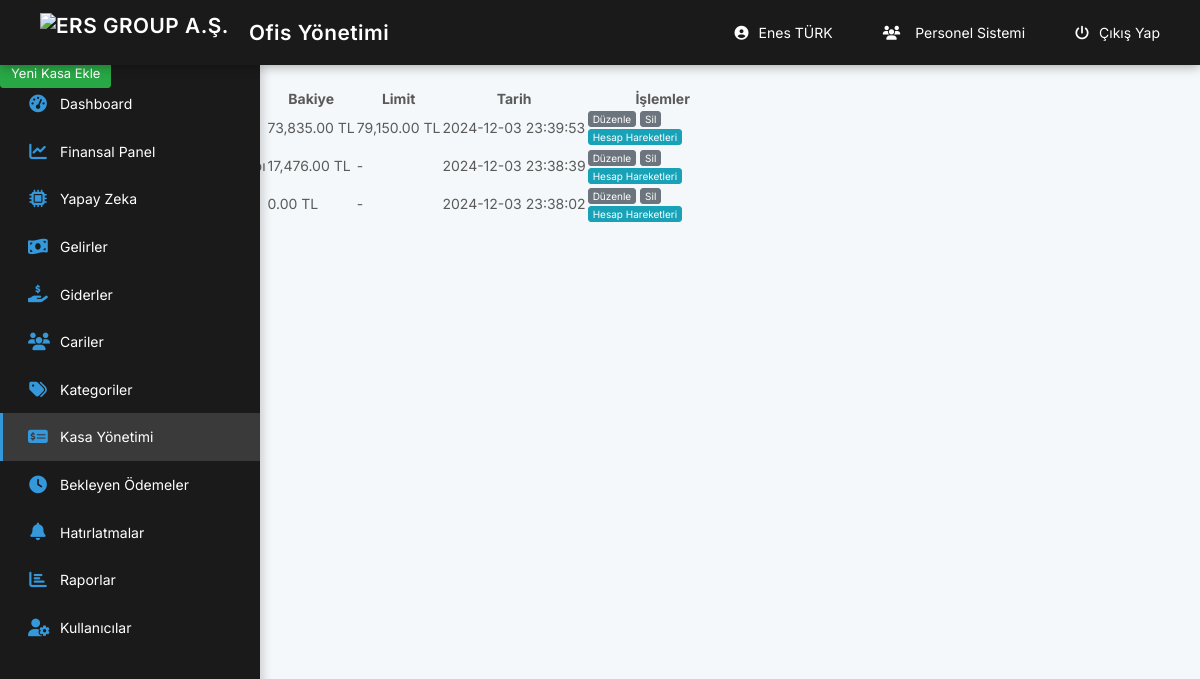
Screenshot of /muhasebe/safes.php (signed in) with the database file from the repository.
### tables this page shows
CREATE TABLE `users` (
  `id` int(11) NOT NULL,
  `fullname` text NOT NULL,
  `phone` text NOT NULL,
  `email` text NOT NULL,
  `password` text NOT NULL,
  `uniqid` text NOT NULL,
  `status` tinyint(1) NOT NULL
);

CREATE TABLE `safes` (
  `id` int(11) NOT NULL,
  `u_id` int(11) NOT NULL,
  `title` varchar(255) NOT NULL,
  `type` varchar(20) NOT NULL,
  `balance` decimal(10,2) DEFAULT 0.00,
  `credit_limit` decimal(10,2) DEFAULT 0.00,
  `description` text DEFAULT NULL,
  `status` tinyint(1) DEFAULT 1,
  `created_at` datetime DEFAULT current_timestamp(),
  `statement_day` int(11) DEFAULT NULL,
  `due_day` int(11) DEFAULT NULL,
  `bank_name` varchar(255) DEFAULT NULL
);

### muhasebe/_class/class.php (called while the page is built, shortened)
<?php
class PIA {
	static $pdo = null;
	static $charset = 'UTF8';
	static $last_stmt = null;
	public static function instance(){
		return
		self::$pdo == null ?
		self::init() :
		self::$pdo;
	}
	public static function init(){
		self::$pdo = new PDO(
			'mysql:host=' . MYSQL_HOST .';dbname=' . MYSQL_DB,
			MYSQL_USER,
			MYSQL_PASS
		);
		self::$pdo->exec('SET NAMES `' . self::$charset . '`');
		self::$pdo->setAttribute(PDO::ATTR_DEFAULT_FETCH_MODE, PDO::FETCH_OBJ);
		return self::$pdo;
	}
	public static function query($query, $bindings = null){
		if(is_null($bindings)){
			if(!self::$last_stmt = self::instance()->query($query))
			return false;
		}else{
			self::$last_stmt = self::prepare($query);
			if(!self::$last_stmt->execute($bindings))
			return false;
		}
		return self::$last_stmt;
	}
	public static function get_row($query, $bindings = null){
		if(!$stmt = self::query($query, $bindings))
		return false;
		return $stmt->fetch();
	}
	public static function control($theValue, $theType, $strip_tags=false) {
		$theValue = addslashes(trim($theValue)) ;
		switch ($theType) {
			case "text":
				$theValue = ($theValue != "") ? "'" . $theValue . "'" : "NULL";
			break;
		}
		return $theValue;
	}
}
$pia = New PIA;
?>

### muhasebe/_class/config.php (called while the page is built, shortened)
<?php
require('class.php');
if(isset($_COOKIE['admin_id'])){
	$uniqid =  $pia->control($_COOKIE['admin_id'],'text');
	$admin = $pia->get_row("SELECT * FROM users WHERE uniqid=$uniqid");
}
?>

### muhasebe/safes.php (the view, shortened to what this page needs)
<?php require('_class/config.php'); require('session.php'); ?>
<!DOCTYPE html>
<html>
<head>
    <?php require('_inc/head.php'); ?>
</head>
<body>
    <?php require('_inc/header.php'); ?>
    <section class="content">
        <div class="title">
            <div class="left">
                <h1>Kasalar</h1>
                <ul class="breadcrumb">
                    <li><a href="main.php">Anasayfa</a></li>
                    <li><a href="safes.php">Kasalar</a></li>
                </ul>
            </div>
            <div class="right">
                <a href="safes.php?add" class="btn-success btn-sm">Yeni Kasa Ekle</a>
            </div>
        </div>
        <table class="table">
            <thead>
                <tr>
                    <th width="50px">ID</th>
                    <th>Kasa Adı</th>
                    <th>Tipi</th>
                    <th>Bakiye</th>
                    <th>Limit</th>
                    <th>Tarih</th>
                    <th width="150px">İşlemler</th>
                </tr>
            </thead>
            <tbody>
                <?php
                $list = $pia->query("SELECT * FROM safes WHERE u_id=$admin->id ORDER BY id DESC");
                foreach($list as $item){
                    $type_text = array(
                        'cash' => 'Nakit',
                        'credit_card' => 'Kredi Kartı',
                        'bank_account' => 'Banka Hesabı',
                        'check' => 'Çek Hesabı'
                    );
                    $shown_type = isset($type_text[$item->type]) ? $type_text[$item->type] : $item->type;
                ?>
                <tr>
                    <td><?=$item->id;?></td>
                    <td><?=$item->title;?></td>
                    <td><?=$shown_type;?></td>
                    <td><?=number_format($item->balance, 2);?> TL</td>
                    <td><?=$item->type == 'credit_card' ? number_format($item->credit_limit, 2).' TL' : '-';?></td>
                    <td><?=$item->created_at;?></td>
                    <td>
                        <a href="safes.php?edit=<?=$item->id;?>" class="btn-default btn-xs">Düzenle</a>
                        <a onclick="_delete('safes', <?=$item->id;?>);" class="btn-default btn-xs">Sil</a>
                        <a href="/muhasebe/safe_transactions.php?safe_id=<?=$item->id;?>" class="btn-info btn-xs">
                            <i class="fal fa-list"></i> Hesap Hareketleri
                        </a>
                    </td>
                </tr>
                <?php } ?>
            </tbody>
        </table>
    </section>
</body>
</html>

### muhasebe/_inc/header.php (shortened to what this page needs)
<header class="header">
    <a href="https://ersinemlak.com.tr" class="logo">
        <img src="../logo1.png" alt="ERS GROUP A.Ş." class="logo-img"> Ofis Yönetimi
    </a>
    <div class="header-right">
        <a href="users.php?edit=<?=$admin->id;?>" class="user-link">
            <i class="fas fa-user-circle"></i> <?=$admin->fullname;?>
        </a>
        <a href="../personel/" class="personnel-link">
            <i class="fas fa-users"></i> Personel Sistemi
        </a>
        <a href="logout.php" class="logout-link">
            <i class="fas fa-power-off"></i> Çıkış Yap
        </a>
    </div>
</header>
<div class="sidebar">
    <nav class="sidebar-nav">
        <ul>
            <li>
                <a href="main.php">
                    <i class="fas fa-tachometer-alt"></i>
                    <span>Dashboard</span>
                </a>
            </li>
            <li>
                <a href="financial_dashboard.php">
                    <i class="fas fa-chart-line"></i>
                    <span>Finansal Panel</span>
                </a>
            </li>
            <li>
                <a href="chatbot.php">
                    <i class="fas fa-microchip"></i>
                    <span>Yapay Zeka</span>
                </a>
            </li>
            <li>
                <a href="income.php">
                    <i class="fas fa-money-bill-wave"></i>
                    <span>Gelirler</span>
                </a>
            </li>
            <li>
                <a href="expense.php">
                    <i class="fas fa-hand-holding-usd"></i>
                    <span>Giderler</span>
                </a>
            </li>
            <li>
                <a href="customers.php">
                    <i class="fas fa-users"></i>
                    <span>Cariler</span>
                </a>
            </li>
            <li>
                <a href="categories.php">
                    <i class="fas fa-tags"></i>
                    <span>Kategoriler</span>
                </a>
            </li>
            <li>
    <a href="safes.php">
        <i class="fas fa-money-check-alt"></i>
        <span>Kasa Yönetimi</span>
    </a>
</li>
            <li>
                <a href="pending_payments.php">
                    <i class="fas fa-clock"></i>
                    <span>Bekleyen Ödemeler</span>
                </a>
            </li>
            <li>
                <a href="reminders.php">
                    <i class="fas fa-bell"></i>
                    <span>Hatırlatmalar</span>
                </a>
            </li>
            <li>
                <a href="reports.php">
                    <i class="fas fa-chart-bar"></i>
                    <span>Raporlar</span>
                </a>
            </li>
            <li>
                <a href="users.php">
                    <i class="fas fa-user-cog"></i>
                    <span>Kullanıcılar</span>
                </a>
            </li>
        </ul>
    </nav>
</div>

### muhasebe/_inc/header.php (style rules this page uses)
.logo { display: flex; align-items: center; text-decoration: none; }
.logo-img { height: 40px; margin-right: 10px; object-fit: contain; }
.personnel-link { display: inline-flex; align-items: center; padding: 0 15px; color: #333; text-decoration: none; transition: color 0.3s ease; }
.personnel-link i { margin-right: 5px; }
:root { --primary-color: #1a1a1a; --secondary-color: #2d2d2d; --accent-color: #3498db; --text-color: #ffffff; --hover-color: #3a3a3a; --sidebar-width: 260px; --header-height: 65px; }
.header { background: var(--primary-color); height: var(--header-height); position: fixed; top: 0; left: 0; right: 0; z-index: 1000; display: flex; justify-content: space-between; align-items: center; padding: 0 25px; box-shadow: 0 2px 10px rgba(0,0,0,0.3); }
.header a { color: var(--text-color); text-decoration: none; padding: 10px 15px; border-radius: 8px; transition: all 0.3s ease; display: flex; align-items: center; gap: 10px; }
.header-right { display: flex; align-items: center; gap: 20px; }
.logo { font-size: 1.3rem; font-weight: 600; letter-spacing: 0.5px; }
.sidebar { background: var(--primary-color); width: var(--sidebar-width); height: calc(100vh - var(--header-height)); position: fixed; top: var(--header-height); left: 0; overflow-y: auto; transition: all 0.3s ease; box-shadow: 2px 0 10px rgba(0,0,0,0.2); }
.sidebar-nav ul { list-style: none; padding: 15px 0; margin: 0; }
.sidebar-nav li a { display: flex; align-items: center; padding: 15px 25px; color: var(--text-color); text-decoration: none; transition: all 0.3s ease; border-left: 3px solid transparent; }
.sidebar-nav i { margin-right: 12px; width: 20px; text-align: center; font-size: 1.1rem; color: var(--accent-color); }

### rows the page displays
users: fullname "Enes TÜRK"
safes: balance "73,835.00", credit_limit "79,150.00", created_at "2024-12-03 23:39:53"
safes: balance "17,476.00", created_at "2024-12-03 23:38:39"
safes: balance "0.00", created_at "2024-12-03 23:38:02"
